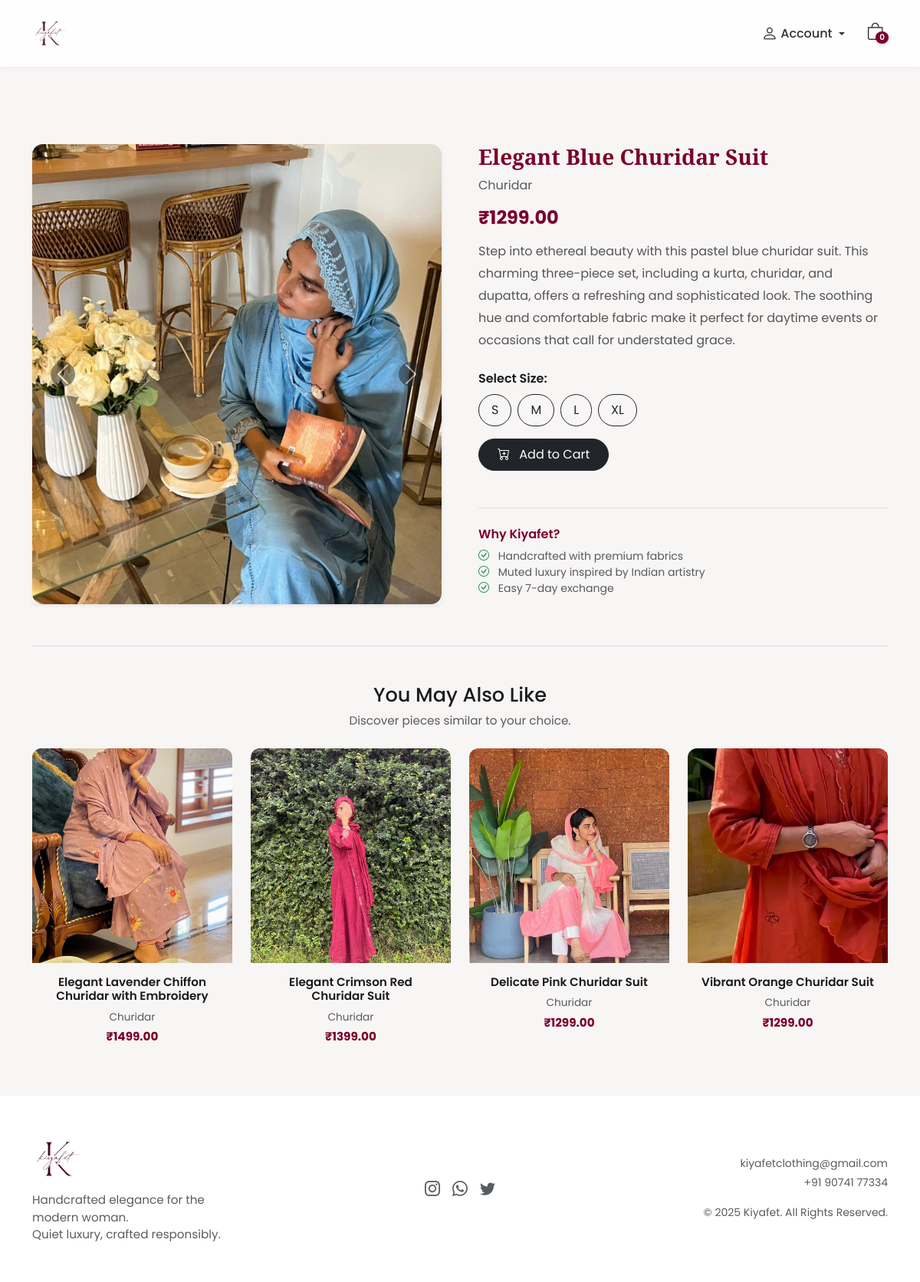
Screenshot of /product/view/28 with the database file from the repository.
### store_app/models.py (models this page shows, shortened)
class ProductImage(models.Model):
    product = models.ForeignKey(Product, on_delete=models.CASCADE, related_name="images")
    image = models.ImageField(upload_to="products/gallery/")

class Product(models.Model):
    name = models.CharField(max_length=200)
    category = models.CharField(max_length=50, choices=CATEGORIES)
    price = models.DecimalField(max_digits=10, decimal_places=2)
    description = models.TextField(blank=True, null=True)
    cover_image = models.ImageField(upload_to="products/cover/")
    created_at = models.DateTimeField(auto_now_add=True)

### store_app/views.py (the view)
# urls.py: path('product/view/<int:id>', views.ProductDetailView.as_view(), name='product_detail_view'),
class ProductDetailView(View):
    def get(self,request,*args, **kwargs):
        product=Product.objects.get(id=kwargs.get("id"))
        related_products = Product.objects.filter(category=product.category).exclude(id=product.id)[:4]
        return render(request,"product_detail.html",{"product":product,"related_products":related_products})

### store_app/context_processors.py (called while the page is built)
def cart_item_count(request):
    if request.user.is_authenticated:
        count = CartItem.objects.filter(user=request.user).count()
    else:
        count = 0
    return {'cart_item_count': count}

### store_app/templates/product_detail.html (shortened to what this page needs)
{% extends 'customer_base.html' %}
{% load static %}
{% block content %}
<div class="container py-5" style="margin-top: 40px;">
  <div class="row g-5 align-items-start">
    <div class="col-lg-6">
      <div id="productCarousel"
           class="carousel slide carousel-fade rounded shadow-sm"
           data-bs-ride="carousel"
           data-bs-interval="2500">
        <div class="carousel-inner" style="border-radius:14px;">
          {% for img in product.images.all %}
          <div class="carousel-item">
            <img src="{{ img.image.url }}"
                 class="d-block w-100"
                 style="height:600px; object-fit:cover; cursor:zoom-in;"
                 onclick="openZoom('{{ img.image.url }}')">
          </div>
          {% endfor %}
        </div>
        <button class="carousel-control-prev" type="button"
                data-bs-target="#productCarousel" data-bs-slide="prev">
          <span class="carousel-control-prev-icon bg-dark rounded-circle p-3"></span>
        </button>
        <button class="carousel-control-next" type="button"
                data-bs-target="#productCarousel" data-bs-slide="next">
          <span class="carousel-control-next-icon bg-dark rounded-circle p-3"></span>
        </button>
      </div>
    </div>
    <div class="col-lg-6">
      <h3 class="fw-semibold mb-2" style="font-family:'Playfair Display',serif; color:var(--rose);">
        {{ product.name }}
      </h3>
      <p class="text-muted mb-1">{{ product.category }}</p>
      <h4 class="fw-bold mt-3" style="color: var(--rose);">₹{{ product.price }}</h4>
      <p class="mt-3" style="line-height:1.8; color:#555;">
        {{ product.description }}
      </p>
      <form action="{% url 'add_to_cart' product.id %}" method="post" class="mt-4">
        <div class="mb-3">
          <label class="form-label fw-semibold">Select Size:</label>
          <div class="d-flex gap-2">
            <label class="btn btn-outline-dark px-3 py-2 rounded-pill" for="sizeS">S</label>
            <label class="btn btn-outline-dark px-3 py-2 rounded-pill" for="sizeM">M</label>
            <label class="btn btn-outline-dark px-3 py-2 rounded-pill" for="sizeL">L</label>
            <label class="btn btn-outline-dark px-3 py-2 rounded-pill" for="sizeXL">XL</label>
          </div>
        </div>
        <button type="submit" class="btn btn-dark px-4 py-2 rounded-pill">
          <i class="bi bi-cart-plus me-2"></i> Add to Cart
        </button>
      </form>
      <div class="mt-5 pt-4 border-top">
        <h6 class="fw-semibold mb-2" style="color: var(--rose);">Why Kiyafet?</h6>
        <ul class="list-unstyled text-muted small">
          <li><i class="bi bi-check-circle me-2 text-success"></i> Handcrafted with premium fabrics</li>
          <li><i class="bi bi-check-circle me-2 text-success"></i> Muted luxury inspired by Indian artistry</li>
          <li><i class="bi bi-check-circle me-2 text-success"></i> Easy 7-day exchange</li>
        </ul>
      </div>
    </div>
  </div>
  {% if related_products %}
  <div class="mt-5 pt-5 border-top">
    <div class="text-center mb-4">
      <h3 class="section-title" style="font-size:1.6rem;">You May Also Like</h3>
      <p class="text-muted" style="font-size:0.95rem;">Discover pieces similar to your choice.</p>
    </div>
    <div class="row g-4 justify-content-center">
      {% for item in related_products %}
      <div class="col-6 col-md-3 col-lg-3 d-flex">
        <div class="card-ghost w-100 position-relative overflow-hidden" style="border-radius:12px; cursor:pointer;">
          <div class="position-relative overflow-hidden">
          </div>
          <div class="product-body text-center p-3">
            <h6 style="font-size:0.95rem; font-weight:600;">{{ item.name }}</h6>
            <p class="text-muted mb-1" style="font-size:0.85rem;">{{ item.category }}</p>
            <div class="price" style="font-size:0.95rem; color:var(--rose); font-weight:700;">₹{{ item.price }}</div>
          </div>
        </div>
      </div>
      {% endfor %}
    </div>
  </div>
  {% endif %}
</div>
{% endblock %}

### store_app/templates/customer_base.html (style rules this page uses)
:root { --bg-light: #f8f5f5; --panel: #fff; --rose: #7a002b; --accent: #b49782; --ink: #1b1b1b; }
html, body { height: 100%; margin: 0; }
body { display: flex; flex-direction: column; min-height: 100vh; background: var(--bg-light); font-family: 'Poppins', sans-serif; color: var(--ink); }

### rows the page displays
ProductImage: image (picture)
Product: name "Elegant Blue Churidar Suit", category "Churidar", price "1299.00", description "Step into ethereal beauty with this pastel blue churidar suit. This charming three-piece set, including a kurta, churidar, and dupatta, offers a refreshing and sophisticated look. The soothing hue and comfortable fabric make it perfect for daytime events or occasions that call for understated grace."
Product: name "Elegant Lavender Chiffon Churidar with Embroidery", category "Churidar", price "1499.00"
Product: name "Elegant Crimson Red Churidar Suit", category "Churidar", price "1399.00"
Product: name "Delicate Pink Churidar Suit", category "Churidar", price "1299.00"
Product: name "Vibrant Orange Churidar Suit", category "Churidar", price "1299.00"
